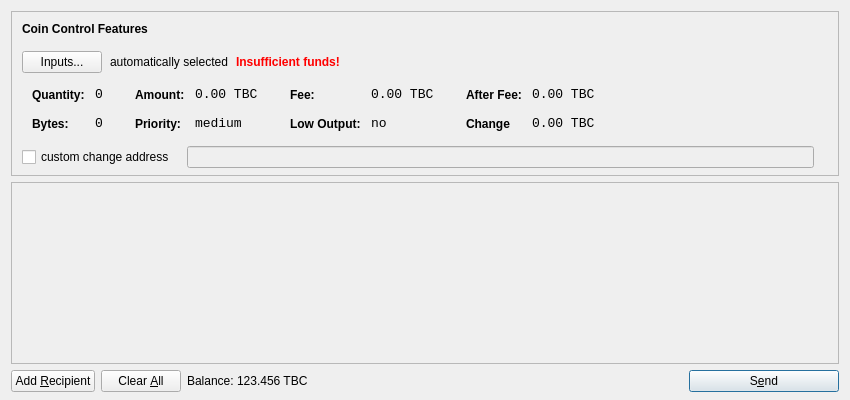
<?xml version="1.0" encoding="UTF-8"?>
<ui version="4.0">
 <class>SendCoinsDialog</class>
 <widget class="QDialog" name="SendCoinsDialog">
  <property name="geometry">
   <rect>
    <x>0</x>
    <y>0</y>
    <width>850</width>
    <height>400</height>
   </rect>
  </property>
  <property name="windowTitle">
   <string>Send Coins</string>
  </property>
  <layout class="QVBoxLayout" name="verticalLayout" stretch="0,1,0">
   <property name="bottomMargin">
    <number>8</number>
   </property>
   <item>
    <widget class="QFrame" name="frameCoinControl">
     <property name="sizePolicy">
      <sizepolicy hsizetype="Expanding" vsizetype="Expanding">
       <horstretch>0</horstretch>
       <verstretch>0</verstretch>
      </sizepolicy>
     </property>
     <property name="maximumSize">
      <size>
       <width>16777215</width>
       <height>16777215</height>
      </size>
     </property>
     <property name="frameShape">
      <enum>QFrame::StyledPanel</enum>
     </property>
     <property name="frameShadow">
      <enum>QFrame::Sunken</enum>
     </property>
     <layout class="QVBoxLayout" name="verticalLayoutCoinControl2">
      <property name="spacing">
       <number>-1</number>
      </property>
      <property name="leftMargin">
       <number>0</number>
      </property>
      <property name="topMargin">
       <number>0</number>
      </property>
      <property name="rightMargin">
       <number>0</number>
      </property>
      <property name="bottomMargin">
       <number>6</number>
      </property>
      <item>
       <layout class="QVBoxLayout" name="verticalLayoutCoinControl" stretch="0,0,0,0,1">
        <property name="spacing">
         <number>0</number>
        </property>
        <property name="leftMargin">
         <number>10</number>
        </property>
        <property name="topMargin">
         <number>10</number>
        </property>
        <item>
         <layout class="QHBoxLayout" name="horizontalLayoutCoinControl1">
          <property name="bottomMargin">
           <number>15</number>
          </property>
          <item>
           <widget class="QLabel" name="labelCoinControlFeatures">
            <property name="sizePolicy">
             <sizepolicy hsizetype="Preferred" vsizetype="Maximum">
              <horstretch>0</horstretch>
              <verstretch>0</verstretch>
             </sizepolicy>
            </property>
            <property name="font">
             <font>
              <weight>75</weight>
              <bold>true</bold>
             </font>
            </property>
            <property name="styleSheet">
             <string notr="true">font-weight:bold;</string>
            </property>
            <property name="text">
             <string>Coin Control Features</string>
            </property>
           </widget>
          </item>
         </layout>
        </item>
        <item>
         <layout class="QHBoxLayout" name="horizontalLayoutCoinControl2" stretch="0,0,0,0">
          <property name="spacing">
           <number>8</number>
          </property>
          <property name="bottomMargin">
           <number>10</number>
          </property>
          <item>
           <widget class="QPushButton" name="pushButtonCoinControl">
            <property name="styleSheet">
             <string notr="true"/>
            </property>
            <property name="text">
             <string>Inputs...</string>
            </property>
           </widget>
          </item>
          <item>
           <widget class="QLabel" name="labelCoinControlAutomaticallySelected">
            <property name="text">
             <string>automatically selected</string>
            </property>
            <property name="margin">
             <number>5</number>
            </property>
           </widget>
          </item>
          <item>
           <widget class="QLabel" name="labelCoinControlInsuffFunds">
            <property name="font">
             <font>
              <weight>75</weight>
              <bold>true</bold>
             </font>
            </property>
            <property name="styleSheet">
             <string notr="true">color:red;font-weight:bold;</string>
            </property>
            <property name="text">
             <string>Insufficient funds!</string>
            </property>
            <property name="margin">
             <number>5</number>
            </property>
           </widget>
          </item>
          <item>
           <spacer name="horizontalSpacerCoinControl">
            <property name="orientation">
             <enum>Qt::Horizontal</enum>
            </property>
            <property name="sizeHint" stdset="0">
             <size>
              <width>40</width>
              <height>1</height>
             </size>
            </property>
           </spacer>
          </item>
         </layout>
        </item>
        <item>
         <widget class="QWidget" name="widgetCoinControl" native="true">
          <property name="sizePolicy">
           <sizepolicy hsizetype="Preferred" vsizetype="Preferred">
            <horstretch>0</horstretch>
            <verstretch>0</verstretch>
           </sizepolicy>
          </property>
          <property name="minimumSize">
           <size>
            <width>0</width>
            <height>0</height>
           </size>
          </property>
          <property name="styleSheet">
           <string notr="true"/>
          </property>
          <layout class="QHBoxLayout" name="horizontalLayoutCoinControl5">
           <property name="margin">
            <number>0</number>
           </property>
           <item>
            <layout class="QHBoxLayout" name="horizontalLayoutCoinControl3" stretch="0,0,0,1">
             <property name="spacing">
              <number>20</number>
             </property>
             <property name="topMargin">
              <number>0</number>
             </property>
             <property name="bottomMargin">
              <number>10</number>
             </property>
             <item>
              <layout class="QFormLayout" name="formLayoutCoinControl1">
               <property name="horizontalSpacing">
                <number>10</number>
               </property>
               <property name="verticalSpacing">
                <number>14</number>
               </property>
               <property name="leftMargin">
                <number>10</number>
               </property>
               <property name="topMargin">
                <number>4</number>
               </property>
               <property name="rightMargin">
                <number>6</number>
               </property>
               <item row="0" column="0">
                <widget class="QLabel" name="labelCoinControlQuantityText">
                 <property name="styleSheet">
                  <string notr="true">font-weight:bold;</string>
                 </property>
                 <property name="text">
                  <string>Quantity:</string>
                 </property>
                 <property name="margin">
                  <number>0</number>
                 </property>
                </widget>
               </item>
               <item row="0" column="1">
                <widget class="QLabel" name="labelCoinControlQuantity">
                 <property name="font">
                  <font>
                   <family>Monospace</family>
                   <pointsize>10</pointsize>
                  </font>
                 </property>
                 <property name="cursor">
                  <cursorShape>IBeamCursor</cursorShape>
                 </property>
                 <property name="contextMenuPolicy">
                  <enum>Qt::ActionsContextMenu</enum>
                 </property>
                 <property name="text">
                  <string>0</string>
                 </property>
                 <property name="margin">
                  <number>0</number>
                 </property>
                 <property name="textInteractionFlags">
                  <set>Qt::LinksAccessibleByMouse|Qt::TextSelectableByKeyboard|Qt::TextSelectableByMouse</set>
                 </property>
                </widget>
               </item>
               <item row="1" column="0">
                <widget class="QLabel" name="labelCoinControlBytesText">
                 <property name="styleSheet">
                  <string notr="true">font-weight:bold;</string>
                 </property>
                 <property name="text">
                  <string>Bytes:</string>
                 </property>
                </widget>
               </item>
               <item row="1" column="1">
                <widget class="QLabel" name="labelCoinControlBytes">
                 <property name="font">
                  <font>
                   <family>Monospace</family>
                   <pointsize>10</pointsize>
                  </font>
                 </property>
                 <property name="cursor">
                  <cursorShape>IBeamCursor</cursorShape>
                 </property>
                 <property name="contextMenuPolicy">
                  <enum>Qt::ActionsContextMenu</enum>
                 </property>
                 <property name="text">
                  <string>0</string>
                 </property>
                 <property name="textInteractionFlags">
                  <set>Qt::LinksAccessibleByMouse|Qt::TextSelectableByKeyboard|Qt::TextSelectableByMouse</set>
                 </property>
                </widget>
               </item>
              </layout>
             </item>
             <item>
              <layout class="QFormLayout" name="formLayoutCoinControl2">
               <property name="horizontalSpacing">
                <number>10</number>
               </property>
               <property name="verticalSpacing">
                <number>14</number>
               </property>
               <property name="leftMargin">
                <number>6</number>
               </property>
               <property name="topMargin">
                <number>4</number>
               </property>
               <property name="rightMargin">
                <number>6</number>
               </property>
               <item row="0" column="0">
                <widget class="QLabel" name="labelCoinControlAmountText">
                 <property name="styleSheet">
                  <string notr="true">font-weight:bold;</string>
                 </property>
                 <property name="text">
                  <string>Amount:</string>
                 </property>
                 <property name="margin">
                  <number>0</number>
                 </property>
                </widget>
               </item>
               <item row="0" column="1">
                <widget class="QLabel" name="labelCoinControlAmount">
                 <property name="font">
                  <font>
                   <family>Monospace</family>
                   <pointsize>10</pointsize>
                  </font>
                 </property>
                 <property name="cursor">
                  <cursorShape>IBeamCursor</cursorShape>
                 </property>
                 <property name="contextMenuPolicy">
                  <enum>Qt::ActionsContextMenu</enum>
                 </property>
                 <property name="text">
                  <string notr="true">0.00 TBC</string>
                 </property>
                 <property name="textInteractionFlags">
                  <set>Qt::LinksAccessibleByMouse|Qt::TextSelectableByKeyboard|Qt::TextSelectableByMouse</set>
                 </property>
                </widget>
               </item>
               <item row="1" column="0">
                <widget class="QLabel" name="labelCoinControlPriorityText">
                 <property name="styleSheet">
                  <string notr="true">font-weight:bold;</string>
                 </property>
                 <property name="text">
                  <string>Priority:</string>
                 </property>
                </widget>
               </item>
               <item row="1" column="1">
                <widget class="QLabel" name="labelCoinControlPriority">
                 <property name="font">
                  <font>
                   <family>Monospace</family>
                   <pointsize>10</pointsize>
                  </font>
                 </property>
                 <property name="cursor">
                  <cursorShape>IBeamCursor</cursorShape>
                 </property>
                 <property name="contextMenuPolicy">
                  <enum>Qt::ActionsContextMenu</enum>
                 </property>
                 <property name="text">
                  <string>medium</string>
                 </property>
                 <property name="textInteractionFlags">
                  <set>Qt::LinksAccessibleByMouse|Qt::TextSelectableByKeyboard|Qt::TextSelectableByMouse</set>
                 </property>
                </widget>
               </item>
              </layout>
             </item>
             <item>
              <layout class="QFormLayout" name="formLayoutCoinControl3">
               <property name="horizontalSpacing">
                <number>10</number>
               </property>
               <property name="verticalSpacing">
                <number>14</number>
               </property>
               <property name="leftMargin">
                <number>6</number>
               </property>
               <property name="topMargin">
                <number>4</number>
               </property>
               <property name="rightMargin">
                <number>6</number>
               </property>
               <item row="0" column="0">
                <widget class="QLabel" name="labelCoinControlFeeText">
                 <property name="styleSheet">
                  <string notr="true">font-weight:bold;</string>
                 </property>
                 <property name="text">
                  <string>Fee:</string>
                 </property>
                 <property name="margin">
                  <number>0</number>
                 </property>
                </widget>
               </item>
               <item row="0" column="1">
                <widget class="QLabel" name="labelCoinControlFee">
                 <property name="font">
                  <font>
                   <family>Monospace</family>
                   <pointsize>10</pointsize>
                  </font>
                 </property>
                 <property name="cursor">
                  <cursorShape>IBeamCursor</cursorShape>
                 </property>
                 <property name="contextMenuPolicy">
                  <enum>Qt::ActionsContextMenu</enum>
                 </property>
                 <property name="text">
                  <string notr="true">0.00 TBC</string>
                 </property>
                 <property name="textInteractionFlags">
                  <set>Qt::LinksAccessibleByMouse|Qt::TextSelectableByKeyboard|Qt::TextSelectableByMouse</set>
                 </property>
                </widget>
               </item>
               <item row="1" column="0">
                <widget class="QLabel" name="labelCoinControlLowOutputText">
                 <property name="styleSheet">
                  <string notr="true">font-weight:bold;</string>
                 </property>
                 <property name="text">
                  <string>Low Output:</string>
                 </property>
                </widget>
               </item>
               <item row="1" column="1">
                <widget class="QLabel" name="labelCoinControlLowOutput">
                 <property name="font">
                  <font>
                   <family>Monospace</family>
                   <pointsize>10</pointsize>
                  </font>
                 </property>
                 <property name="cursor">
                  <cursorShape>IBeamCursor</cursorShape>
                 </property>
                 <property name="contextMenuPolicy">
                  <enum>Qt::ActionsContextMenu</enum>
                 </property>
                 <property name="text">
                  <string>no</string>
                 </property>
                 <property name="textInteractionFlags">
                  <set>Qt::LinksAccessibleByMouse|Qt::TextSelectableByKeyboard|Qt::TextSelectableByMouse</set>
                 </property>
                </widget>
               </item>
              </layout>
             </item>
             <item>
              <layout class="QFormLayout" name="formLayoutCoinControl4">
               <property name="horizontalSpacing">
                <number>10</number>
               </property>
               <property name="verticalSpacing">
                <number>14</number>
               </property>
               <property name="leftMargin">
                <number>6</number>
               </property>
               <property name="topMargin">
                <number>4</number>
               </property>
               <property name="rightMargin">
                <number>6</number>
               </property>
               <item row="0" column="0">
                <widget class="QLabel" name="labelCoinControlAfterFeeText">
                 <property name="styleSheet">
                  <string notr="true">font-weight:bold;</string>
                 </property>
                 <property name="text">
                  <string>After Fee:</string>
                 </property>
                 <property name="margin">
                  <number>0</number>
                 </property>
                </widget>
               </item>
               <item row="0" column="1">
                <widget class="QLabel" name="labelCoinControlAfterFee">
                 <property name="font">
                  <font>
                   <family>Monospace</family>
                   <pointsize>10</pointsize>
                  </font>
                 </property>
                 <property name="cursor">
                  <cursorShape>IBeamCursor</cursorShape>
                 </property>
                 <property name="contextMenuPolicy">
                  <enum>Qt::ActionsContextMenu</enum>
                 </property>
                 <property name="text">
                  <string notr="true">0.00 TBC</string>
                 </property>
                 <property name="textInteractionFlags">
                  <set>Qt::LinksAccessibleByMouse|Qt::TextSelectableByKeyboard|Qt::TextSelectableByMouse</set>
                 </property>
                </widget>
               </item>
               <item row="1" column="0">
                <widget class="QLabel" name="labelCoinControlChangeText">
                 <property name="styleSheet">
                  <string notr="true">font-weight:bold;</string>
                 </property>
                 <property name="text">
                  <string>Change</string>
                 </property>
                </widget>
               </item>
               <item row="1" column="1">
                <widget class="QLabel" name="labelCoinControlChange">
                 <property name="font">
                  <font>
                   <family>Monospace</family>
                   <pointsize>10</pointsize>
                  </font>
                 </property>
                 <property name="cursor">
                  <cursorShape>IBeamCursor</cursorShape>
                 </property>
                 <property name="contextMenuPolicy">
                  <enum>Qt::ActionsContextMenu</enum>
                 </property>
                 <property name="text">
                  <string notr="true">0.00 TBC</string>
                 </property>
                 <property name="textInteractionFlags">
                  <set>Qt::LinksAccessibleByMouse|Qt::TextSelectableByKeyboard|Qt::TextSelectableByMouse</set>
                 </property>
                </widget>
               </item>
              </layout>
             </item>
            </layout>
           </item>
          </layout>
         </widget>
        </item>
        <item>
         <layout class="QHBoxLayout" name="horizontalLayoutCoinControl4" stretch="0,0,0">
          <property name="spacing">
           <number>12</number>
          </property>
          <property name="sizeConstraint">
           <enum>QLayout::SetDefaultConstraint</enum>
          </property>
          <property name="topMargin">
           <number>5</number>
          </property>
          <property name="rightMargin">
           <number>5</number>
          </property>
          <item>
           <widget class="QCheckBox" name="checkBoxCoinControlChange">
            <property name="text">
             <string>custom change address</string>
            </property>
           </widget>
          </item>
          <item>
           <widget class="QLineEdit" name="lineEditCoinControlChange">
            <property name="enabled">
             <bool>false</bool>
            </property>
            <property name="sizePolicy">
             <sizepolicy hsizetype="Expanding" vsizetype="Fixed">
              <horstretch>0</horstretch>
              <verstretch>0</verstretch>
             </sizepolicy>
            </property>
           </widget>
          </item>
          <item>
           <widget class="QLabel" name="labelCoinControlChangeLabel">
            <property name="sizePolicy">
             <sizepolicy hsizetype="Preferred" vsizetype="Expanding">
              <horstretch>0</horstretch>
              <verstretch>0</verstretch>
             </sizepolicy>
            </property>
            <property name="minimumSize">
             <size>
              <width>0</width>
              <height>0</height>
             </size>
            </property>
            <property name="text">
             <string/>
            </property>
            <property name="margin">
             <number>3</number>
            </property>
           </widget>
          </item>
         </layout>
        </item>
        <item>
         <spacer name="verticalSpacerCoinControl">
          <property name="orientation">
           <enum>Qt::Vertical</enum>
          </property>
          <property name="sizeHint" stdset="0">
           <size>
            <width>800</width>
            <height>1</height>
           </size>
          </property>
         </spacer>
        </item>
       </layout>
      </item>
     </layout>
    </widget>
   </item>
   <item>
    <widget class="QScrollArea" name="scrollArea">
     <property name="widgetResizable">
      <bool>true</bool>
     </property>
     <widget class="QWidget" name="scrollAreaWidgetContents">
      <property name="geometry">
       <rect>
        <x>0</x>
        <y>0</y>
        <width>830</width>
        <height>165</height>
       </rect>
      </property>
      <layout class="QVBoxLayout" name="verticalLayout_2">
       <property name="margin">
        <number>0</number>
       </property>
       <item>
        <layout class="QVBoxLayout" name="entries">
         <property name="spacing">
          <number>6</number>
         </property>
        </layout>
       </item>
       <item>
        <spacer name="verticalSpacer">
         <property name="orientation">
          <enum>Qt::Vertical</enum>
         </property>
         <property name="sizeHint" stdset="0">
          <size>
           <width>20</width>
           <height>40</height>
          </size>
         </property>
        </spacer>
       </item>
      </layout>
     </widget>
    </widget>
   </item>
   <item>
    <layout class="QHBoxLayout" name="horizontalLayout">
     <item>
      <widget class="QPushButton" name="addButton">
       <property name="toolTip">
        <string>Send to multiple recipients at once</string>
       </property>
       <property name="text">
        <string>Add &amp;Recipient</string>
       </property>
       <property name="autoDefault">
        <bool>false</bool>
       </property>
      </widget>
     </item>
     <item>
      <widget class="QPushButton" name="clearButton">
       <property name="sizePolicy">
        <sizepolicy hsizetype="Minimum" vsizetype="Fixed">
         <horstretch>0</horstretch>
         <verstretch>0</verstretch>
        </sizepolicy>
       </property>
       <property name="toolTip">
        <string>Remove all transaction fields</string>
       </property>
       <property name="text">
        <string>Clear &amp;All</string>
       </property>
       <property name="autoRepeatDelay">
        <number>300</number>
       </property>
       <property name="autoDefault">
        <bool>false</bool>
       </property>
      </widget>
     </item>
     <item>
      <layout class="QHBoxLayout" name="horizontalLayout_2">
       <property name="spacing">
        <number>3</number>
       </property>
       <item>
        <widget class="QLabel" name="label">
         <property name="sizePolicy">
          <sizepolicy hsizetype="Preferred" vsizetype="Fixed">
           <horstretch>0</horstretch>
           <verstretch>0</verstretch>
          </sizepolicy>
         </property>
         <property name="text">
          <string>Balance:</string>
         </property>
        </widget>
       </item>
       <item>
        <widget class="QLabel" name="labelBalance">
         <property name="sizePolicy">
          <sizepolicy hsizetype="Preferred" vsizetype="Fixed">
           <horstretch>0</horstretch>
           <verstretch>0</verstretch>
          </sizepolicy>
         </property>
         <property name="cursor">
          <cursorShape>IBeamCursor</cursorShape>
         </property>
         <property name="text">
          <string notr="true">123.456 TBC</string>
         </property>
         <property name="textInteractionFlags">
          <set>Qt::LinksAccessibleByMouse|Qt::TextSelectableByKeyboard|Qt::TextSelectableByMouse</set>
         </property>
        </widget>
       </item>
      </layout>
     </item>
     <item>
      <spacer name="horizontalSpacer">
       <property name="orientation">
        <enum>Qt::Horizontal</enum>
       </property>
       <property name="sizeHint" stdset="0">
        <size>
         <width>40</width>
         <height>20</height>
        </size>
       </property>
      </spacer>
     </item>
     <item>
      <widget class="QPushButton" name="sendButton">
       <property name="minimumSize">
        <size>
         <width>150</width>
         <height>0</height>
        </size>
       </property>
       <property name="toolTip">
        <string>Confirm the send action</string>
       </property>
       <property name="text">
        <string>S&amp;end</string>
       </property>
       <property name="icon">
        <iconset resource="../bitcoin.qrc">
         <normaloff>:/icons/send</normaloff>:/icons/send</iconset>
       </property>
       <property name="default">
        <bool>true</bool>
       </property>
      </widget>
     </item>
    </layout>
   </item>
  </layout>
 </widget>
 <resources>
  <include location="../bitcoin.qrc"/>
 </resources>
 <connections/>
</ui>
